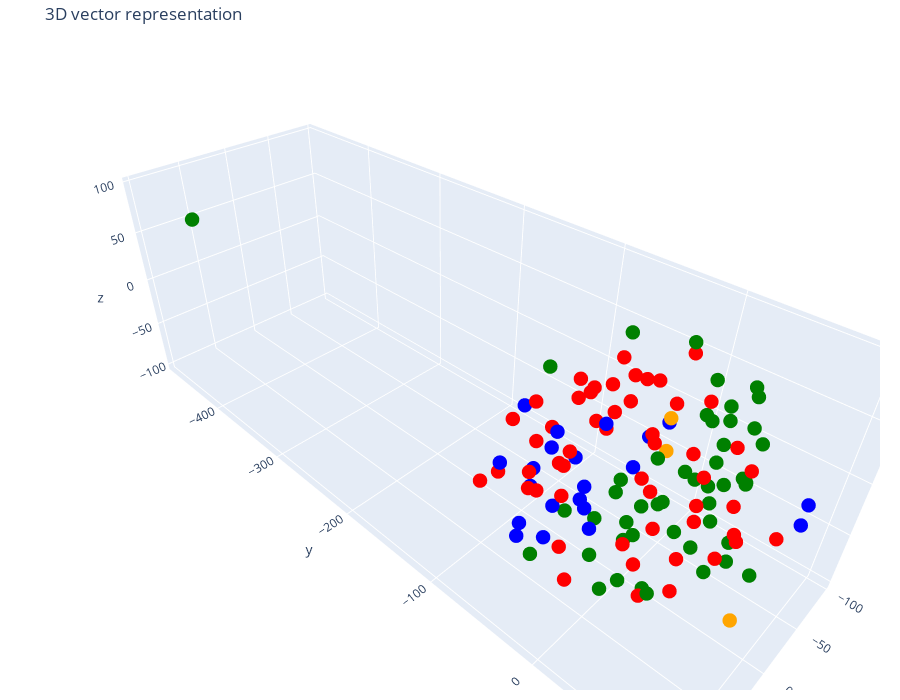

Write notebook code for a chart like this one.
### Code cell
tsne = TSNE(n_components=3, random_state=42)
reduced_vectors = tsne.fit_transform(vectors)

fig = go.Figure(data= [go.Scatter3d(
                                x=reduced_vectors[:, 0],
                                  y = reduced_vectors[:, 1],
                                  z = reduced_vectors[:, 2],
                                  mode='markers',
                                  marker = dict(size=5, color=colors),
                                  text = [f'Type: {t} <br> Text:{d[:100]}...' for t, d in zip(doc_types, documents)]
                                  )])

fig.update_layout(
    title='3D vector representation',
    scene = dict(xaxis_title='x', yaxis_title='y', zaxis_title = 'z'),
    width=900,
    height=700,
    margin = dict(r=20, b=10, l=10, t=40) # helps in better visualization
)

fig.show()

### Figure 1 — Plotly figure (JSON) as saved in the notebook; plotly's stock layout.template omitted (floating-point values rounded to 4 significant figures)
{"data": [{"marker": {"color": ["orange", "orange", "orange", "red", "red", "red", "red", "red", "red", "red", "red", "red", "red", "red", "red", "red", "red", "red", "red", "red", "red", "red", "red", "red", "red", "red", "red", "red", "red", "red", "red", "red", "red", "red", "red", "red", "red", "red", "red", "red", "red", "red", "red", "red", "red", "red", "red", "red", "red", "red", "red", "red", "red", "red", "red", "green", "green", "green", "green", "green", "green", "green", "green", "green", "green", "green", "green", "green", "green", "green", "green", "green", "green", "green", "green", "green", "green", "green", "green", "green", "green", "green", "green", "green", "green", "green", "green", "green", "green", "green", "green", "green", "green", "green", "green", "green", "green", "green", "green", "green", "green", "green", "blue", "blue", "blue", "blue", "blue", "blue", "blue", "blue", "blue", "blue", "blue", "blue", "blue", "blue", "blue", "blue", "blue", "blue", "blue", "blue", "blue"], "size": 5}, "mode": "markers", "text": ["Type: company <br> Text:# About Insurellm\n\nInsurellm was founded by Avery Lancaster in 2015 as an insurance tech startup des...", "Type: company <br> Text:# Careers at Insurellm\n\nInsurellm is hiring! We are looking for talented software engineers, data sc...", "Type: company <br> Text:# Overview of Insurellm\n\nInsurellm is an innovative insurance tech firm with 200 employees across th...", "Type: contracts <br> Text:# Contract with Apex Reinsurance for Rellm: AI-Powered Enterprise Reinsurance Solution\n\n## Terms\n\n1....", "Type: contracts <br> Text:## Renewal\n\n1. **Automatic Renewal**: This Agreement will automatically renew for successive one-yea...", "Type: contracts <br> Text:2. **Seamless Integrations**: The architecture of Rellm allows for easy integration with existing sy...", "Type: contracts <br> Text:1. **Technical Support**: Provider shall offer dedicated technical support to the Client via phone, ...", "Type: contracts <br> Text:**Insurellm, Inc.**  \n_____________________________  \nAuthorized Signature   \nDate: ________________...", "Type: contracts <br> Text:# Contract with Belvedere Insurance for Markellm\n\n## Terms\nThis Contract (\"Agreement\") is made and e...", "Type: contracts <br> Text:## Renewal\n1. **Renewal Terms**: This Agreement may be renewed for additional one-year terms upon mu...", "Type: contracts <br> Text:## Features\n1. **AI-Powered Matching**: Belvedere Insurance will benefit from Markellm's AI-powered ...", "Type: contracts <br> Text:## Support\n1. **Technical Support**: Technical support will be available from 9 AM to 7 PM EST, Mond...", "Type: contracts <br> Text:**Belvedere Insurance**  \nSignature: ______________________  \nName: [Authorized Signatory]  \nTitle: ...", "Type: contracts <br> Text:# Contract with BrightWay Solutions for Markellm\n\n**Contract Date:** October 5, 2023  \n**Contract ID...", "Type: contracts <br> Text:3. **Service Level Agreement (SLA):**  \n   Insurellm commits to a 99.9% uptime for the platform with...", "Type: contracts <br> Text:2. **Real-Time Quote Availability:**  \n   Consumers sourced via BrightWay Solutions will receive rea...", "Type: contracts <br> Text:3. **Training and Onboarding:**  \n   Insurellm agrees to provide one free training session on how to...", "Type: contracts <br> Text:# Contract with EverGuard Insurance for Rellm: AI-Powered Enterprise Reinsurance Solution\n\n**Contrac...", "Type: contracts <br> Text:4. **Usage Rights**: EverGuard Insurance is granted a non-exclusive, non-transferable license to acc...", "Type: contracts <br> Text:1. **Core Functionality**: Rellm provides EverGuard Insurance with advanced AI-driven analytics, sea...", "Type: contracts <br> Text:1. **Customer Support**: Insurellm will provide EverGuard Insurance with 24/7 customer support, incl...", "Type: contracts <br> Text:---\n\n**Signatures**  \n**For Insurellm**: __________________________  \n**Name**: John Smith  \n**Title...", "Type: contracts <br> Text:# Contract with GreenField Holdings for Markellm\n\n**Effective Date:** November 15, 2023  \n**Contract...", "Type: contracts <br> Text:## Renewal\n1. **Automatic Renewal**: This contract will automatically renew for sequential one-year ...", "Type: contracts <br> Text:## Features\n1. **AI-Powered Matching**: Access to advanced algorithms that connect GreenField Holdin...", "Type: contracts <br> Text:## Support\n1. **Customer Support Access**: The Client will have access to dedicated support through ...", "Type: contracts <br> Text:**Signatures:**  \n_________________________                           _________________________  \n**...", "Type: contracts <br> Text:# Contract with Greenstone Insurance for Homellm\n\n---\n\n## Terms\n\n1. **Parties**: This Contract (\"Agr...", "Type: contracts <br> Text:4. **Payment Terms**: \n   - The Customer shall pay an amount of $10,000 per month for the Standard T...", "Type: contracts <br> Text:---\n\n## Features\n\n- **AI-Powered Risk Assessment**: Customer will have access to enhanced risk evalu...", "Type: contracts <br> Text:- **Customer Portal**: A dedicated portal will be provided, allowing the Customer's clients to manag...", "Type: contracts <br> Text:______________________________  \n[Name], [Title]  \nDate: ______________________\n\n**For Greenstone In...", "Type: contracts <br> Text:# Contract with GreenValley Insurance for Homellm\n\n**Contract Date:** October 6, 2023  \n**Contract N...", "Type: contracts <br> Text:4. **Confidentiality:** Both parties agree to maintain the confidentiality of proprietary informatio...", "Type: contracts <br> Text:1. **AI-Powered Risk Assessment:** Access to advanced AI algorithms for real-time risk evaluations.\n...", "Type: contracts <br> Text:3. **Regular Updates:** Insurellm will offer ongoing updates and enhancements to the Homellm platfor...", "Type: contracts <br> Text:# Contract with Pinnacle Insurance Co. for Homellm\n\n## Terms\nThis contract (\"Contract\") is entered i...", "Type: contracts <br> Text:## Renewal\n1. **Renewal Terms**: At the end of the initial term, this Contract shall automatically r...", "Type: contracts <br> Text:## Features\n1. **AI-Powered Risk Assessment**: Utilized for tailored underwriting decisions specific...", "Type: contracts <br> Text:## Support\n1. **Technical Support**: Insurellm shall provide 24/7 technical support via an email and...", "Type: contracts <br> Text:# Contract with Roadway Insurance Inc. for Carllm\n\n---\n\n## Terms\n\n1. **Agreement Effective Date**: T...", "Type: contracts <br> Text:---\n\n## Renewal\n\n1. **Automatic Renewal**: This agreement will automatically renew for an additional...", "Type: contracts <br> Text:---\n\n## Features\n\n1. **Access to Core Features**: Roadway Insurance Inc. will have access to all Pro...", "Type: contracts <br> Text:---\n\n## Support\n\n1. **Technical Support**: Roadway Insurance Inc. will receive priority technical su...", "Type: contracts <br> Text:# Contract with Stellar Insurance Co. for Rellm\n\n## Terms\nThis contract is made between **Insurellm*...", "Type: contracts <br> Text:### Termination\nEither party may terminate this agreement with a **30-day written notice**. In the e...", "Type: contracts <br> Text:## Features\nStellar Insurance Co. will receive access to the following features of the Rellm product...", "Type: contracts <br> Text:## Support\nInsurellm provides Stellar Insurance Co. with the following support services:\n\n- **24/7 T...", "Type: contracts <br> Text:# Contract with TechDrive Insurance for Carllm\n\n**Contract Date:** October 1, 2024  \n**Contract Dura...", "Type: contracts <br> Text:## Renewal\n\n1. **Automatic Renewal**: This contract shall automatically renew for additional one-yea...", "Type: contracts <br> Text:## Support\n\n1. **Customer Support**: Insurellm will provide 24/7 customer support to TechDrive Insur...", "Type: contracts <br> Text:**TechDrive Insurance Representative:**  \nName: Sarah Johnson  \nTitle: Operations Director  \nDate: _...", "Type: contracts <br> Text:# Contract with Velocity Auto Solutions for Carllm\n\n**Contract Date:** October 1, 2023  \n**Contract ...", "Type: contracts <br> Text:## Renewal\n\n1. **Automatic Renewal**: This contract will automatically renew for successive 12-month...", "Type: contracts <br> Text:## Support\n\n1. **Customer Support**: Velocity Auto Solutions will have access to Insurellmâ€™s custo...", "Type: employees <br> Text:# HR Record\n\n# Alex Chen\n\n## Summary\n- **Date of Birth:** March 15, 1990  \n- **Job Title:** Backend ...", "Type: employees <br> Text:## Annual Performance History\n- **2020:**  \n  - Completed onboarding successfully.  \n  - Met expecta...", "Type: employees <br> Text:## Compensation History\n- **2020:** Base Salary: $80,000  \n- **2021:** Base Salary Increase to $90,0...", "Type: employees <br> Text:Alex Chen continues to be a vital asset at Insurellm, contributing significantly to innovative backe...", "Type: employees <br> Text:# HR Record\n\n# Alex Harper\n\n## Summary\n- **Date of Birth**: March 15, 1993  \n- **Job Title**: Sales ...", "Type: employees <br> Text:## Annual Performance History  \n- **2021**:  \n  - **Performance Rating**: 4.5/5  \n  - **Key Achievem...", "Type: employees <br> Text:- **2022**:  \n  - **Base Salary**: $65,000 (Promotion to Senior SDR)  \n  - **Bonus**: $13,000 (20% o...", "Type: employees <br> Text:# HR Record\n\n# Alex Thomson\n\n## Summary\n- **Date of Birth:** March 15, 1995  \n- **Job Title:** Sales...", "Type: employees <br> Text:## Annual Performance History  \n- **2022** - Rated as \"Exceeds Expectations.\" Alex Thomson achieved ...", "Type: employees <br> Text:## Other HR Notes\n- Alex Thomson is an active member of the Diversity and Inclusion committee at Ins...", "Type: employees <br> Text:# Avery Lancaster\n\n## Summary\n- **Date of Birth**: March 15, 1985  \n- **Job Title**: Co-Founder & Ch...", "Type: employees <br> Text:- **2010 - 2013**: Business Analyst at Edge Analytics  \n  Prior to joining Innovate, Avery worked as...", "Type: employees <br> Text:- **2018**: **Exceeds Expectations**  \n  Under Averyâ€™s pivoted vision, Insurellm launched two new ...", "Type: employees <br> Text:- **2022**: **Satisfactory**  \n  Avery focused on rebuilding team dynamics and addressing employee c...", "Type: employees <br> Text:## Compensation History\n- **2015**: $150,000 base salary + Significant equity stake  \n- **2016**: $1...", "Type: employees <br> Text:## Other HR Notes\n- **Professional Development**: Avery has actively participated in leadership trai...", "Type: employees <br> Text:# HR Record\n\n# Emily Carter\n\n## Summary\n- **Date of Birth:** August 12, 1990  \n- **Job Title:** Acco...", "Type: employees <br> Text:- **2017-2019:** Marketing Intern  \n  - Assisted with market research and campaign development for s...", "Type: employees <br> Text:## Compensation History\n| Year | Base Salary | Bonus         | Total Compensation |\n|------|--------...", "Type: employees <br> Text:Emily Carter exemplifies the kind of talent that drives Insurellm's success and is an invaluable ass...", "Type: employees <br> Text:# HR Record\n\n# Emily Tran\n\n## Summary\n- **Date of Birth:** March 18, 1991  \n- **Job Title:** Digital...", "Type: employees <br> Text:- **January 2017 - May 2018**: Marketing Intern  \n  - Supported the Marketing team by collaborating ...", "Type: employees <br> Text:- **2021**:  \n  - Performance Rating: Meets Expectations  \n  - Key Achievements: Contributed to the ...", "Type: employees <br> Text:- **Professional Development Goals**:  \n  - Emily Tran aims to become a Marketing Manager within the...", "Type: employees <br> Text:# HR Record\n\n# Jordan Blake\n\n## Summary\n- **Date of Birth:** March 15, 1993  \n- **Job Title:** Sales...", "Type: employees <br> Text:## Annual Performance History\n- **2021:** First year at Insurellm; achieved 90% of monthly targets. ...", "Type: employees <br> Text:## Other HR Notes\n- Jordan has shown an interest in continuing education, actively participating in ...", "Type: employees <br> Text:# HR Record\n\n# Jordan K. Bishop\n\n## Summary\n- **Date of Birth:** March 15, 1990\n- **Job Title:** Fro...", "Type: employees <br> Text:## Annual Performance History\n- **2019:** Exceeds Expectations - Continuously delivered high-quality...", "Type: employees <br> Text:## Compensation History\n- **June 2018:** Starting Salary - $85,000\n- **June 2019:** Salary Increase ...", "Type: employees <br> Text:## Other HR Notes\n- Jordan K. Bishop has been an integral part of club initiatives, including the In...", "Type: employees <br> Text:# HR Record\n\n# Maxine Thompson\n\n## Summary\n- **Date of Birth:** January 15, 1991  \n- **Job Title:** ...", "Type: employees <br> Text:## Insurellm Career Progression\n- **January 2017 - October 2018**: **Junior Data Engineer**  \n  * Ma...", "Type: employees <br> Text:## Annual Performance History\n- **2017**: *Meets Expectations*  \n  Maxine showed potential in her ro...", "Type: employees <br> Text:- **2021**: *Exceeds Expectations*  \n  Maxine spearheaded the transition to a new data warehousing s...", "Type: employees <br> Text:## Compensation History\n- **2017**: $70,000 (Junior Data Engineer)  \n- **2018**: $75,000 (Junior Dat...", "Type: employees <br> Text:# HR Record\n\n# Oliver Spencer\n\n## Summary\n- **Date of Birth**: May 14, 1990  \n- **Job Title**: Backe...", "Type: employees <br> Text:## Annual Performance History\n- **2018**: **3/5** - Adaptable team player but still learning to take...", "Type: employees <br> Text:## Compensation History\n- **March 2018**: Initial salary of $80,000.\n- **July 2019**: Salary increas...", "Type: employees <br> Text:# Samantha Greene\n\n## Summary\n- **Date of Birth:** October 14, 1990\n- **Job Title:** HR Generalist\n-...", "Type: employees <br> Text:## Annual Performance History\n- **2020:** Exceeds Expectations  \n  Samantha Greene demonstrated exce...", "Type: employees <br> Text:## Compensation History\n- **2020:** Base Salary - $55,000  \n  The entry-level salary matched industr...", "Type: employees <br> Text:- **2023:** Base Salary - $70,000  \n  Recognized for substantial improvement in employee relations m...", "Type: employees <br> Text:# HR Record\n\n# Samuel Trenton\n\n## Summary\n- **Date of Birth:** April 12, 1989  \n- **Job Title:** Sen...", "Type: employees <br> Text:## Annual Performance History\n- **2023:** Rating: 4.5/5  \n  *Samuel exceeded expectations, successfu...", "Type: employees <br> Text:## Compensation History\n- **2023:** Base Salary: $115,000 + Bonus: $15,000  \n  *Annual bonus based o...", "Type: employees <br> Text:- **Engagement in Company Culture:** Regularly participates in team-building events and contributes ...", "Type: products <br> Text:# Product Summary\n\n# Carllm\n\n## Summary\n\nCarllm is an innovative auto insurance product developed by...", "Type: products <br> Text:- **Instant Quoting**: With Carllm, insurance companies can offer near-instant quotes to customers, ...", "Type: products <br> Text:- **Mobile Integration**: Carllm is designed to work seamlessly with mobile applications, providing ...", "Type: products <br> Text:- **Professional Tier**: $2,500/month\n  - For medium-sized companies.\n  - All Basic Tier features pl...", "Type: products <br> Text:### Q2 2025: Customer Experience Improvements\n- Launch of a new **mobile app** for end-users.\n- Intr...", "Type: products <br> Text:# Product Summary\n\n# Homellm\n\n## Summary\nHomellm is an innovative home insurance product developed b...", "Type: products <br> Text:### 2. Dynamic Pricing Model\nWith Homellm's innovative dynamic pricing model, insurance providers ca...", "Type: products <br> Text:### 5. Multi-Channel Integration\nHomellm seamlessly integrates into existing insurance platforms, pr...", "Type: products <br> Text:- **Basic Tier:** Starting at $5,000/month for small insurers with basic integration features.\n- **S...", "Type: products <br> Text:All tiers include a comprehensive training program and ongoing updates to ensure optimal performance...", "Type: products <br> Text:With Homellm, Insurellm is committed to transforming the landscape of home insurance, ensuring both ...", "Type: products <br> Text:# Product Summary\n\n# Markellm\n\n## Summary\n\nMarkellm is an innovative two-sided marketplace designed ...", "Type: products <br> Text:- **User-Friendly Interface**: Designed with user experience in mind, Markellm features an intuitive...", "Type: products <br> Text:- **Customer Support**: Our dedicated support team is always available to assist both consumers and ...", "Type: products <br> Text:### For Insurance Companies:\n- **Basic Listing Fee**: $199/month for a featured listing on the platf...", "Type: products <br> Text:### Q3 2025\n- Initiate a comprehensive marketing campaign targeting both consumers and insurers to i...", "Type: products <br> Text:# Product Summary\n\n# Rellm: AI-Powered Enterprise Reinsurance Solution\n\n## Summary\n\nRellm is an inno...", "Type: products <br> Text:### Seamless Integrations\nRellm's architecture is designed for effortless integration with existing ...", "Type: products <br> Text:### Regulatory Compliance Tools\nRellm includes built-in compliance tracking features to help organiz...", "Type: products <br> Text:Join the growing number of organizations leveraging Rellm to enhance their reinsurance processes whi...", "Type: products <br> Text:Experience the future of reinsurance with Rellm, where innovation meets reliability. Let Insurellm h..."], "type": "scatter3d", "x": [-36.29, 25.09, -62.5, 22.18, 6.456, 45.21, 41.3, 91.36, 12.57, 43.61, 55.97, 37.1, 55.23, 7.546, -2.254, 44.1, 52.26, 38.46, 27.79, 77.3, 32.41, 68.23, 28.49, -72.83, 20.06, -53.73, 86.37, 4.055, -13.42, 38.59, -38.18, 90.38, 40.88, 49.98, 28.87, 4.099, 21.69, 37.97, 63.61, -35.34, 3.647, 35.86, -48.75, -34.17, 48.23, 12.0, 20.67, -53.68, 15.69, 20.56, -19.47, -21.19, 21.48, 14.82, -26.28, -35.68, -46.45, -57.23, -7.775, -19.77, -32.16, -49.6, 0.3612, -37.1, 9.043, -41.48, -12.68, -90.24, 9.048, -43.02, 85.35, 99.55, -11.56, -24.51, -25.54, -17.64, -19.71, -76.19, 5.603, -33.65, -61.07, 36.23, -10.85, -96.83, -49.21, 10.86, 88.22, -26.84, -79.65, -35.66, -70.46, -29.61, -87.85, -70.42, -19.42, 56.64, -91.22, -18.38, -50.08, 50.19, -49.23, 15.51, -1.567, 14.38, 64.97, -61.56, 48.87, 31.75, 19.69, -55.06, -83.01, 5.899, 49.45, -40.13, 57.37, 27.89, -30.84, 32.68, 30.31, 47.57, -2.586, 65.83, 66.21], "y": [-2.897, 90.53, -16.5, -43.81, 71.88, -30.04, 34.33, -27.46, 39.86, 85.38, -46.47, 52.9, -53.43, 17.41, 41.07, -62.4, 31.6, -22.72, 21.42, -1.95, 11.82, -15.44, -12.0, -13.45, -50.6, -58.01, -5.823, -15.3, 64.85, -95.73, -38.33, -7.351, 21.74, 38.31, -70.0, -55.42, 10.55, 74.9, -91.36, 23.5, 58.34, 55.41, -70.67, -26.44, 24.03, 97.35, -99.16, -63.86, 12.15, 50.65, -43.87, -92.68, 40.46, 69.44, -65.2, 59.07, -1.869, 27.99, -63.19, 61.96, 34.01, 47.46, 45.11, 56.28, 1.236, 38.56, 2.999, 39.73, -10.22, 46.68, 38.3, -15.32, 10.53, 28.76, -45.83, 24.11, -5.393, 19.28, -1.86, 2.488, 45.85, 2.272, 54.16, 11.68, 15.82, 22.36, 60.35, -104.0, 20.81, -36.45, 34.71, -40.97, -7.262, 49.08, 81.35, -475.7, 15.86, -6.935, 16.78, 72.51, 14.38, -21.84, -73.8, -82.67, -30.65, -30.37, -11.64, -34.18, -77.35, 92.83, -26.55, -29.76, -42.05, 96.14, -58.03, -51.08, -23.29, -25.82, -81.56, -67.14, -45.2, 4.094, -71.57], "z": [-2.287, -48.5, 5.052, 71.01, 1.385, -59.52, -59.82, 45.47, 92.92, 34.79, -7.593, -42.55, 65.2, 76.24, 23.87, -24.52, -21.6, 83.8, 18.68, -43.6, -33.99, 54.87, 64.93, 59.73, -10.86, 43.82, 37.02, 79.2, 37.65, -33.99, 22.26, 65.01, 74.42, 14.51, 5.92, 39.21, 97.67, 7.526, -23.57, -94.87, 63.51, 36.19, -20.96, 50.49, 45.56, 21.65, 4.609, 16.09, 46.18, 7.785, 4.316, -23.9, 58.62, 30.42, 22.56, -68.64, -59.78, 9.64, -85.39, -34.13, -8.95, 40.63, -36.28, 5.982, -100.2, -47.15, 9.418, -42.9, -4.785, 69.72, 46.72, -11.31, -28.36, 50.51, -94.44, -50.89, -47.79, 28.4, -61.4, 95.03, -13.24, -85.28, -63.14, -43.03, 63.83, -89.45, 7.202, 25.9, -68.74, -65.88, 56.46, 84.48, -59.38, 15.03, -51.01, 53.36, 4.515, -78.68, -26.29, 74.67, 33.21, -85.47, -5.8, -56.48, -34.75, -20.75, -4.81, 15.0, -30.94, -20.61, -16.84, 31.88, 29.98, 11.43, -46.97, -45.75, -27.64, -18.06, 32.6, -74.97, -43.32, 0.6326, 8.441]}], "layout": {"height": 700, "margin": {"b": 10, "l": 10, "r": 20, "t": 40}, "scene": {"xaxis": {"title": {"text": "x"}}, "yaxis": {"title": {"text": "y"}}, "zaxis": {"title": {"text": "z"}}}, "title": {"text": "3D vector representation"}, "width": 900}}
